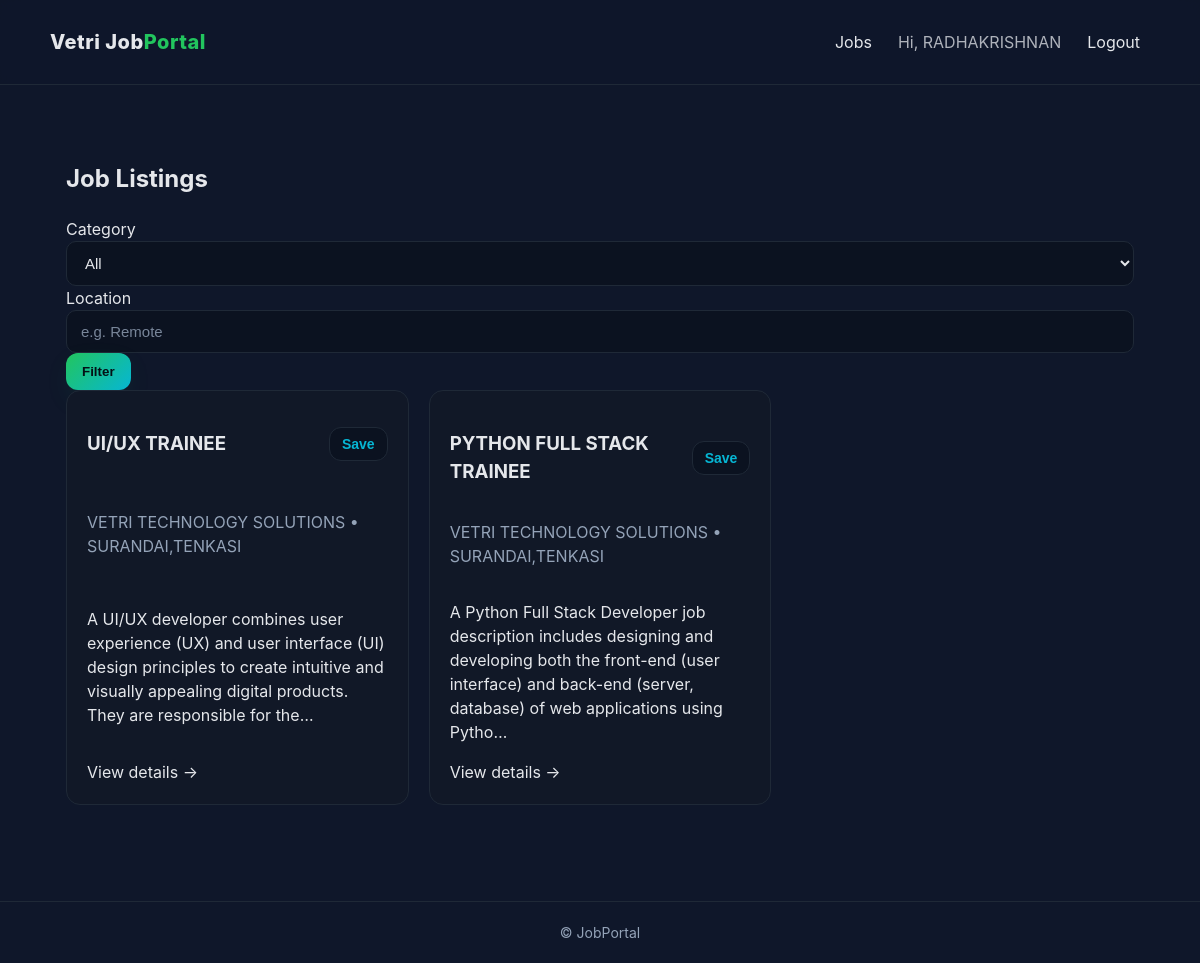
The app's page /jobs/ (signed in) with its own data.
### jobs/models.py (models this page shows, shortened)
class Job(models.Model):
    title = models.CharField(max_length=200)
    company = models.CharField(max_length=200)
    category = models.ForeignKey(Category, on_delete=models.CASCADE, related_name="jobs")
    location = models.CharField(max_length=120)
    description = models.TextField()
    posted_at = models.DateTimeField(default=timezone.now)
    class Meta: ordering = ["-posted_at"]

### jobs/views.py (the view)
# urls.py: path("jobs/", views.jobs_list, name="jobs_list"),
def jobs_list(request):
    category_slug = request.GET.get("category")
    location = request.GET.get("location", "").strip()
    jobs = Job.objects.select_related("category").all()
    if category_slug:
        jobs = jobs.filter(category__slug=category_slug)
    if location:
        jobs = jobs.filter(location__icontains=location)
    categories = Category.objects.all()
    return render(request, "jobs_list.html", {
        "jobs": jobs,
        "categories": categories,
        "current_category": category_slug,
        "current_location": location
    })

### jobs/templates/jobs_list.html (shortened to what this page needs)
{% extends "base.html" %}
{% block content %}
<section class="section">
  <h2>Job Listings</h2>
  <form class="filters" method="get">
    <label>Category
      <select name="category">
        <option value="">All</option>
      </select>
    </label>
    <label>Location
      <input type="text" name="location" placeholder="e.g. Remote" value="{{ current_location }}">
    </label>
    <button class="btn" type="submit">Filter</button>
  </form>
  <div class="grid jobs">
    {% for job in jobs %}
    <article class="card job-card" data-job-id="{{ job.id }}">
      <div class="job-head">
        <a href="{% url 'job_detail' job.id %}"><h3>{{ job.title }}</h3></a>
        <button class="save-btn" data-id="{{ job.id }}">Save</button>
      </div>
      <p class="muted">{{ job.company }} • {{ job.location }}</p>
      <p class="desc">{{ job.description|truncatechars:180 }}</p>
      <a class="btn-link" href="{% url 'job_detail' job.id %}">View details →</a>
    </article>
    {% empty %}
    <p>No jobs found.</p>
    {% endfor %}
  </div>
</section>
{% endblock %}

### jobs/templates/base.html (shortened to what this page needs)
{% load static %}
<!DOCTYPE html>
<html lang="en">
<head>
  <link rel="stylesheet" href="{% static 'css/styles.css' %}">
</head>
<body>
  <nav class="navbar">
    <div class="container nav-inner">
      <a href="{% url 'home' %}" class="brand">Vetri Job<span>Portal</span></a>
      <ul class="nav-links">
        <li><a href="{% url 'jobs_list' %}">Jobs</a></li>
        {% if user.is_authenticated %}
          <li><span style="opacity:.75;">Hi, {{ user.username }}</span></li>
          <li><a href="{% url 'home' %}">Logout</a></li>
        {% else %}
          <li><a href="{% url 'login_register' %}">Login / Register</a></li>
        {% endif %}
      </ul>
    </div>
  </nav>
  <main class="main">
    <div class="container">
      {% block content %}{% endblock %}
    </div>
  </main>
  <footer class="footer">
    <div class="container">© {{ now|date:"Y" }} JobPortal</div>
  </footer>
</body>
</html>

### jobs/static/css/styles.css (style rules this page uses)
:root { --bg: #0f172a; --card: #111827; --muted: #94a3b8; --text: #e5e7eb; --brand: #22c55e; --brand-2: #06b6d4; --ring: rgba(34, 197, 94, .35); }
* { box-sizing: border-box }
html, body { margin: 0; padding: 0; background: var(--bg); color: var(--text); font-family: Inter, system-ui, Segoe UI, Roboto, Arial, sans-serif; line-height: 1.5; }
a { color: inherit; text-decoration: none }
.container { max-width: 1100px; margin: 0 auto; padding: 0 16px }
.navbar { position: sticky; top: 0; z-index: 50; background: rgba(15, 23, 42, .75); backdrop-filter: saturate(120%) blur(10px); border-bottom: 1px solid #1f2937; }
.nav-inner { display: flex; align-items: center; justify-content: space-between; gap: 16px; padding: 14px 0; }
.brand { font-weight: 800; font-size: 20px; letter-spacing: .5px }
.brand span { color: var(--brand) }
.nav-links { list-style: none; display: flex; gap: 16px }
.nav-links a { padding: 6px 10px; border-radius: 10px }
.btn { display: inline-flex; align-items: center; justify-content: center; gap: 8px; border: 0; border-radius: 12px; padding: 11px 16px; font-weight: 700; cursor: pointer; background: linear-gradient(135deg, var(--brand), var(--brand-2)); color: #041016; box-shadow: 0 10px 30px -12px var(--ring); transition: transform .2s ease; }
.btn-link { padding: 0 }
.main { padding: 24px 0 64px }
.section { padding: 32px 0 }
.grid { display: grid; gap: 20px; align-items: stretch }
.grid.jobs { grid-template-columns: repeat(auto-fill, minmax(280px, 1fr)) }
.card { background: var(--card); border: 1px solid #1f2937; border-radius: 14px; padding: 20px; transition: transform .2s, border-color .2s; display: flex; flex-direction: column; justify-content: space-between; }
.job-head { display: flex; justify-content: space-between; gap: 12px; align-items: center }
.muted { color: var(--muted) }
select, input[type="text"], input[type="email"], input[type="password"], input[type="file"] { background: #0b1220; color: var(--text); border: 1px solid #1f2937; border-radius: 10px; padding: 12px 14px; outline: none; font-size: 15px; transition: border-color .2s, box-shadow .2s, background .2s; width: 100%; }
::placeholder { color: var(--muted); opacity: .8 }
.save-btn { background: #0b1220; border: 1px solid #1f2937; color: var(--brand-2); font-size: 14px; font-weight: 600; border-radius: 12px; padding: 8px 12px; cursor: pointer; transition: all .2s; }
.footer { border-top: 1px solid #1f2937; padding: 20px 0; color: var(--muted); font-size: 14px; text-align: center; }

### records on screen
Job: title "UI/UX TRAINEE", company "VETRI TECHNOLOGY SOLUTIONS", location "SURANDAI,TENKASI", description "A UI/UX developer combines user experience (UX) and user interface (UI) design principles to create intuitive and visually appealing digital products. They are responsible for the…"
Job: title "PYTHON FULL STACK TRAINEE", company "VETRI TECHNOLOGY SOLUTIONS", location "SURANDAI,TENKASI", description "A Python Full Stack Developer job description includes designing and developing both the front-end (user interface) and back-end (server, database) of web applications using Pytho…"

### other values on screen
{{ user.username }} "RADHAKRISHNAN"
